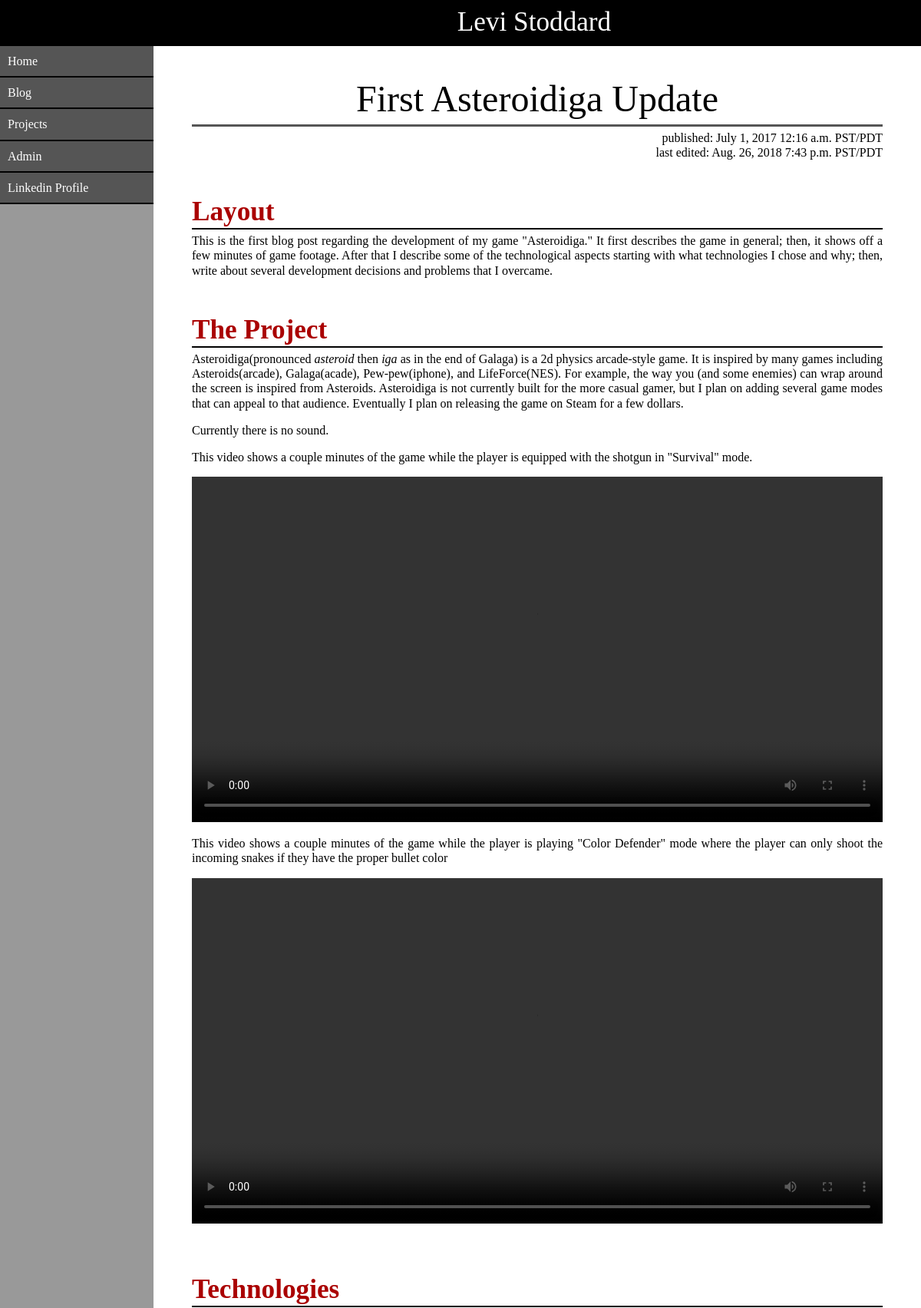
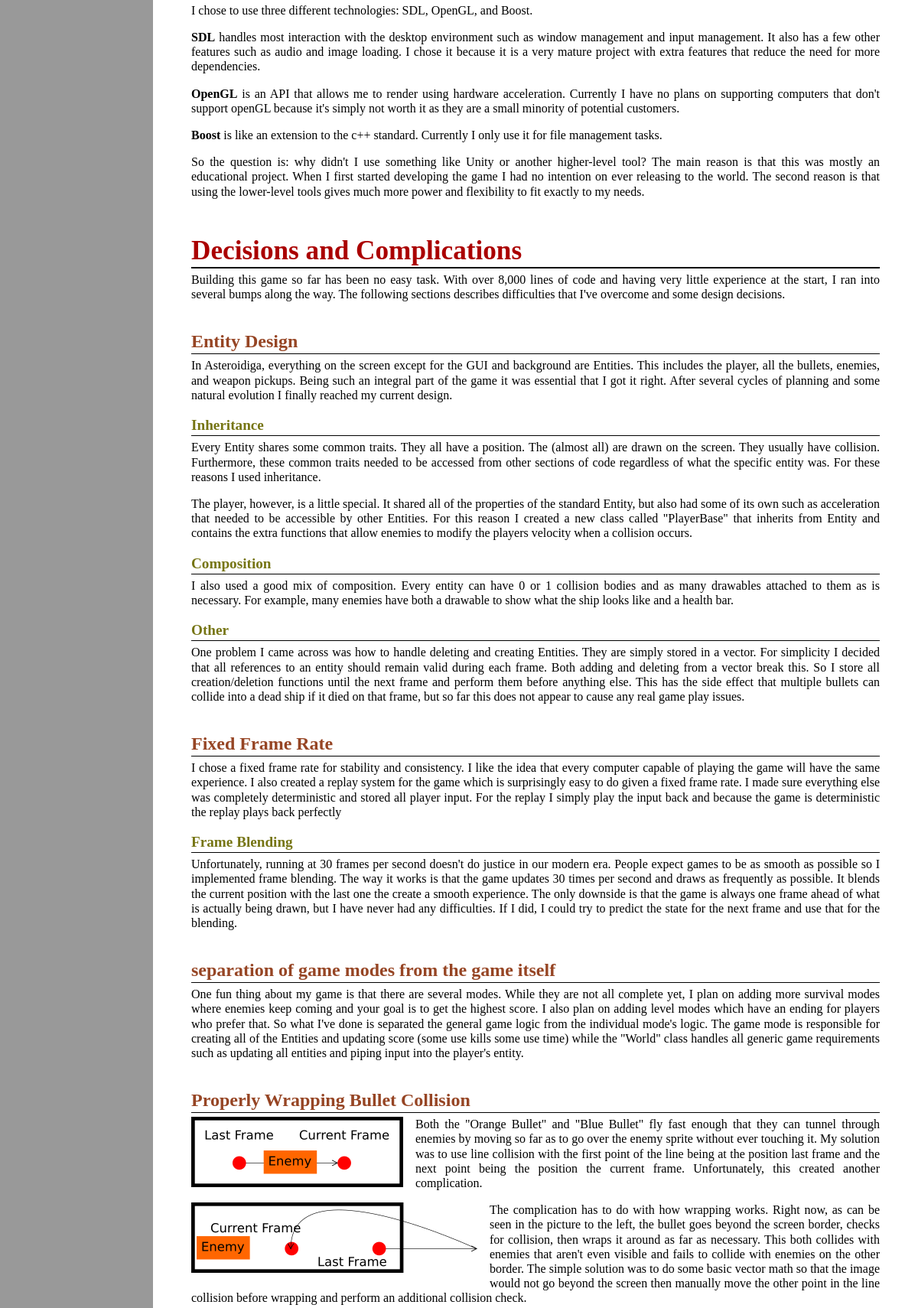
Screenshot of /blog/870ee47a068140f0a91484b20de693b0 (upper part) with the database file from the repository (2 pictures, top to bottom).
### app/models.py (models this page shows, shortened)
class BlogPage(models.Model):
    publication_date = models.DateField(auto_now_add=True)
    publication_time = models.TimeField(auto_now_add=True)
    edit_date = models.DateField(auto_now=True)
    edit_time = models.TimeField(auto_now=True)
    title = models.CharField(max_length=200)
    summary = models.CharField(max_length=500)
    content = models.TextField(max_length=50)
    tag = models.CharField(max_length=15) # something like Project or Blog
    imageFile = models.CharField(max_length=50, default='Teleporter.png')
    published = models.BooleanField(default=False)
    id = models.UUIDField(primary_key=True, default=uuid.uuid4, editable=False)
    @property
    def edited(self):
        return abs((datetime.datetime.combine(self.publication_date, self.publication_time) - datetime.datetime.combine(self.edit_date, self.edit_time)).total_seconds()) > 1

### app/views.py (the view)
# urls.py: url(r'^blog/(?P<page_id>[\S]+)$', blog, name='blog'),
def blog(request, page_id):
    page = get_object_or_404(BlogPage, pk=page_id)
    template = Template(blog_template + page.content + blog_template_ending)
    context = RequestContext(request, {'blogPage': page,
        'loggedin' : request.user.is_authenticated})
    return HttpResponse(template.render(context))

### app/templates/app/main.html (shortened to what this page needs)
{% load static %}
<!DOCTYPE html>
<html>
    <head>
        <link rel="stylesheet" type="text/css" href="{% static 'app/content/reset.css' %}">
        <link rel="stylesheet" type="text/css" href="{% static 'app/content/style.css' %}">
        <link rel="stylesheet" type="text/css" href="{% static 'app/content/highlight.css' %}">
    </head>
    <body>
        <div class = "page">
            <div id = "grey-area"></div>
            <div class = "websiteHeader">
                <p class = "websiteTitle">Levi Stoddard</p>
            </div>
            <div class = "sideAndPageHolder">
                <ul class = "navigationbar">
                    <li><a href="{% url 'main' 'home.html' %}">Home</a></li>
                    <li><a href="{% url 'main' 'index/Blog' %}">Blog</a></li>
                    <li><a href="{% url 'main' 'index/Project' %}">Projects</a></li>
                    <li><a href="{% url 'main' 'admin/' %}">Admin</a></li>
                    <li><a href="https://www.linkedin.com/in/levistoddard/">Linkedin Profile</a></li>
                </ul>
                <div class = "content">
                    <div class = "centered-content">
                        {% block content %}{% endblock %}
                    </div>
                </div>
            </div>
        </div>
    </body>
</html>

### app/static/app/content/style.css (style rules this page uses)
.page { position:relative; width: 100%; min-height: 100%; }
.sideAndPageHolder { padding-bottom: 100px; width: 100%; }
.websiteTitle { margin: auto; font-size: 2.2em; padding: 8px; color: #FFF; text-align: center; padding-left: 200px; font-family: "Impact", Times, serif; }
.websiteHeader { width: 100%; background-color: #000; height: 60px; }
.navigationbar { position:absolute; list-style-type: none; width: 200px; top: 60px; }
.navigationbar li:before { content:""; }
.navigationbar li a { display: block; text-decoration: none; padding: 10px; background-color: #555; color: #FFF; border-bottom: 2px; border-style: solid; border-color: #000; }
#grey-area { position:fixed; height: 100%; z-index: -1; width: 200px; background-color: #999; }
.page-title { font-size: 3em; color: #000; padding-bottom: 4px; margin-top: 40px; margin-bottom: 5px; border-width: 3px; border-color: #555; border-bottom-style: solid; text-align: center; }
.content { margin-left: 200px; padding-bottom:20px; }
.centered-content { text-align: justify; padding-left: 20%; padding-right: 20%; }
h1 { color: #A00; font-weight: bold; font-size: 2.2em; margin-top: 50px; margin-bottom: 5px; border-width: 2px; border-color: #000; border-bottom-style: solid; padding-bottom: 4px; overflow-x: auto; }
h2 { color: #964524; font-weight: bold; font-size: 1.5em; margin-top: 40px; margin-bottom: 5px; border-width: 1px; border-color: #000; border-bottom-style: solid; padding-bottom: 4px; overflow-x: auto; }
h3 { color: #767514; font-weight: bold; font-size: 1.2em; margin-top: 20px; margin-bottom: 5px; border-width: 1px; border-color: #000; border-bottom-style: solid; padding-bottom: 4px; overflow-x: auto; }
.img-left { float: left; margin-right: 1em; }
@media (max-device-width: 1300px), (max-width: 1300px) { .centered-content { padding-left: 5%; padding-right: 5%; } }

### rows the page displays
BlogPage: title+publication_date+publication_time "First Asteroidiga Update published: July 1, 2017 12:16 a.m. PST/PDT last edited: Aug. 26, 2018 7:43 p.m. PST/PDT Layout This is the first blog post regarding the development of my game \"Asteroidiga.\" It first describes the game in general; then, it shows off a few minutes of game footage. After that I describe some of the technological aspects starting with what technologies I chose and why; then, write about several development decisions and problems that I overcame. The Project Asteroidiga(pronounced asteroid then iga as in the end of Galaga) is a 2d physics arcade-style game. It is inspired by many games including Asteroids(arcade), Galaga(acade), Pew-pew(iphone), and LifeForce(NES). For…", title+publication_date+publication_time (picture)
